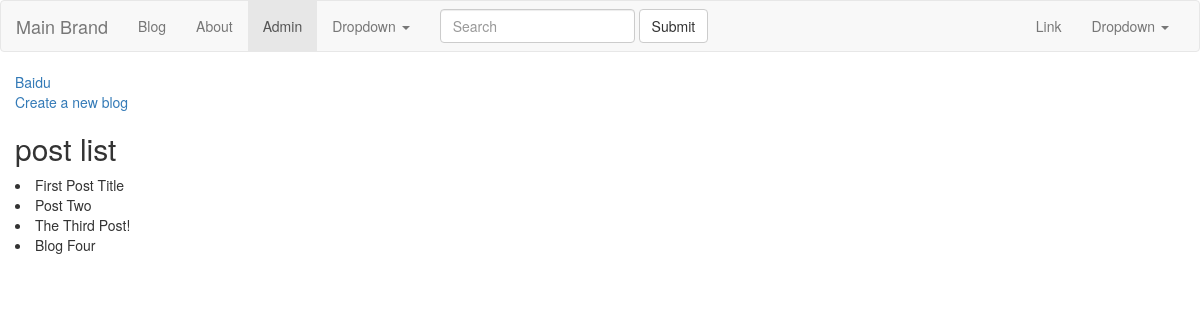
/blog/, run on an earlier commit of the app's database.
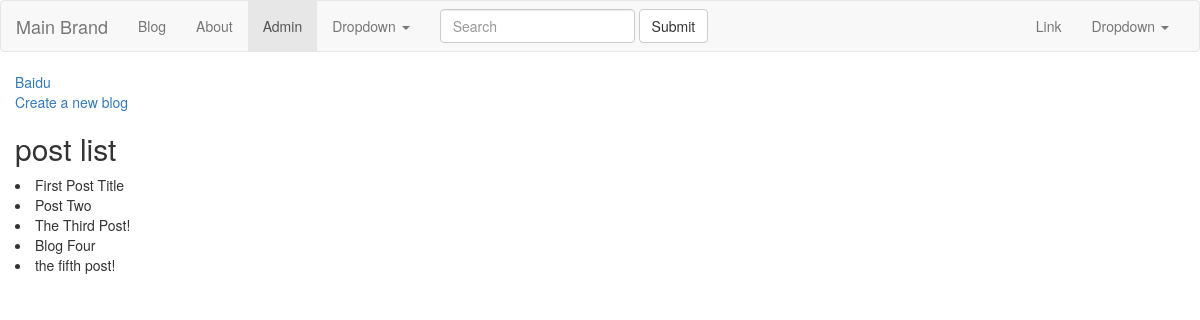
And on a later commit of the database.
### blog/models.py (models this page shows)
class BlogPost(models.Model):
    title = models.TextField()
    slug = models.SlugField(unique=True, default="slug-default-title")  # hello-world-title
    content = models.TextField(null=True, blank=True)

### blog/views.py (the view)
# urls.py: path('blog/', blogViews.blog_post_list_view),
def blog_post_list_view(request):
    posts = BlogPost.objects.all()
    template = 'blog/blog_post_list.html'
    context = {"posts": posts}
    return render(request, template, context)

### Templates/blog/blog_post_list.html
{% extends 'home/base.html' %}
    {% block content %}
    <a href="/blog-new/">Create a new blog</a>
    <h2>post list</h2>
    {% for post in posts %}
        <li>{{ post.title }}</li>
    {% endfor %}
    {% endblock %}

### Templates/home/base.html (shortened to what this page needs)
<!DOCTYPE html>
<html lang="en">
<head>
    {% include 'home/_bootstrap.html' %}
</head>
<body>
    {% include 'home/_bootstrap_navbar.html' %}
    <div class="container">
        <div class="row">
            <div class="col-6 mx-auto">
            <a href="https://www.baidu.com" target="blank">Baidu</a><br>
            {% block content %}{% endblock %}
            </div>
        </div>
    </div>
  </body>
</body>
</html>

### Templates/home/_bootstrap.html (shortened to what this page needs)
<link rel="stylesheet" href="https://stackpath.bootstrapcdn.com/bootstrap/3.4.1/css/bootstrap.min.css">

### Templates/home/_bootstrap_navbar.html (shortened to what this page needs)
<nav class="navbar navbar-default">
  <div class="container-fluid">
    <div class="navbar-header">
      <a class="navbar-brand" href="{% url 'main-home' %}">Main Brand</a>
    </div>
    <div class="collapse navbar-collapse" id="bs-example-navbar-collapse-1">
      <ul class="nav navbar-nav">
        <li><a href="/blog/">Blog</a></li>
        <li><a href="{% url 'main-about' %}">About</a></li>
        <li class="active"><a href="/admin/">Admin <span class="sr-only">(current)</span></a></li>
        <li class="dropdown">
          <a href="#" class="dropdown-toggle" data-toggle="dropdown" role="button" aria-haspopup="true" aria-expanded="false">Dropdown <span class="caret"></span></a>
        </li>
      </ul>
      <form class="navbar-form navbar-left">
        <div class="form-group">
          <input type="text" class="form-control" placeholder="Search">
        </div>
        <button type="submit" class="btn btn-default">Submit</button>
      </form>
      <ul class="nav navbar-nav navbar-right">
        <li><a href="#">Link</a></li>
        <li class="dropdown">
          <a href="#" class="dropdown-toggle" data-toggle="dropdown" role="button" aria-haspopup="true" aria-expanded="false">Dropdown <span class="caret"></span></a>
        </li>
      </ul>
    </div>
  </div>
</nav>

What changed in the data, as far as the page shows it:
added BlogPost: title "the fifth post!"
